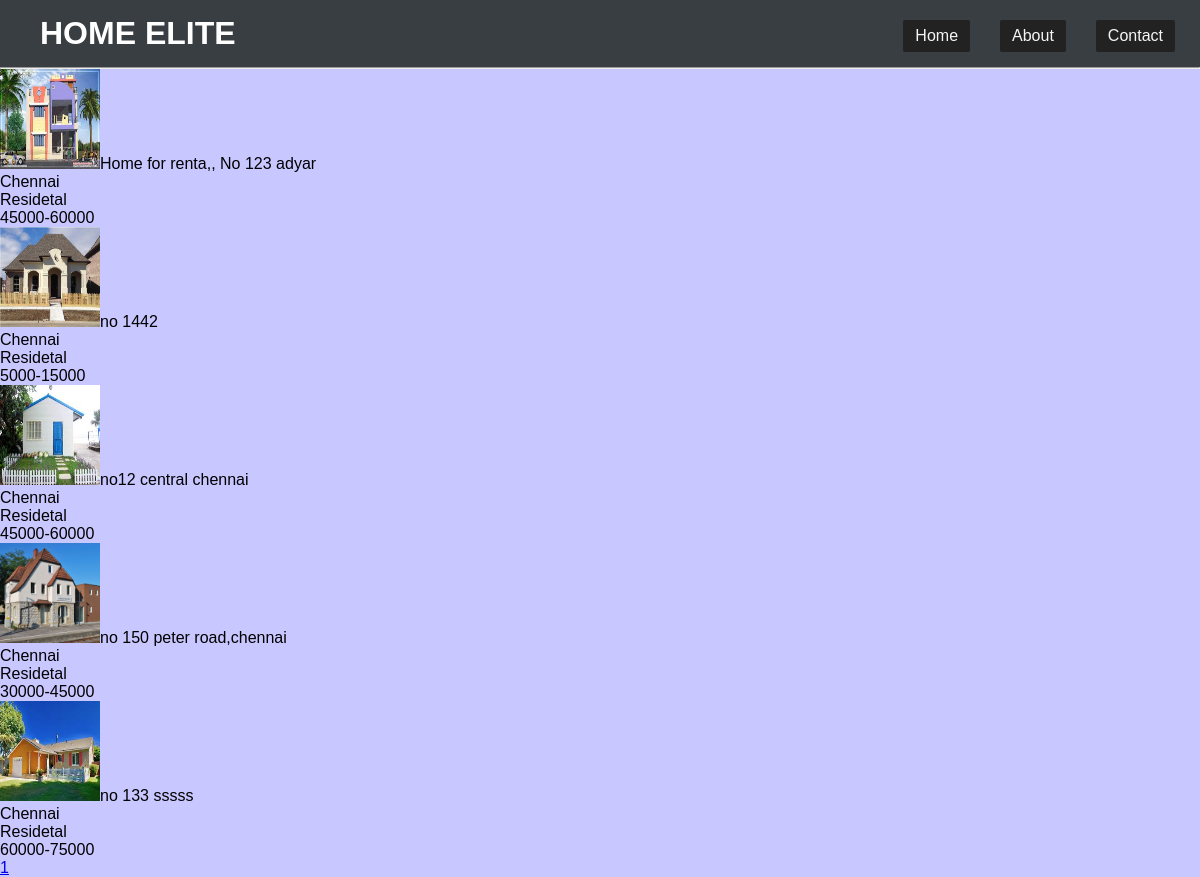
/property.php, run on the app's committed database.
### tables this page shows
CREATE TABLE IF NOT EXISTS `property` (
  `id` int(10) NOT NULL,
  `details` varchar(100) NOT NULL,
  `city` varchar(20) NOT NULL,
  `type` varchar(20) NOT NULL,
  `ranges` varchar(100) NOT NULL,
  `contactno` varchar(12) NOT NULL,
  `email` varchar(30) NOT NULL,
  `image` varchar(200) NOT NULL
);

### property.php (the view, shortened to what this page needs)
<!DOCTYPE html>
<html lang="en">
<head>
	<link rel="stylesheet" href="ad.css"/>
</head>
<body>
<div class="topnav">
        <header>
            <h1>HOME ELITE</h1>
            <ul>
                <li><a class="active" href="home.php">Home</a></li>
                <li><a href="about.php">About</a></li>
                <li><a href="contact.php">Contact</a></li>
            </ul>
        </header>
</div>
    <hr>
	<?php
require 'dbcon/config.php';
$number_of_result=5;
$query="select * from property where type='Residetal';";
$query_run=mysqli_query($con,$query);
$page=mysqli_num_rows($query_run);
$number_page=$page/$number_of_result;
$total_page=ceil($number_page);
if(!isset($_GET['pages'])){
	$page=1;
}else{
	$page=$_GET['pages'];
}
 $this_page_first_result=($page-1)*$number_of_result;
$querys="SELECT * FROM property WHERE type='Residetal' LIMIT ".$this_page_first_result.','.$number_of_result;
$results=mysqli_query($con,$querys);
foreach($results as $result){
 echo "<div>";
 echo "<img src='".$result['image']."' height='100px' width='100px'>";
 echo "<span>".$result['details']."</span><br>";
 echo "<span>".$result['city']."</span><br>";
 echo "<span>".$result['type']."</span><br>";
 echo "<span>".$result['ranges']."</span><br>";
 echo "</div>";
}
for($pages=1; $pages<=$total_page; $pages++){
 echo '<a href="property.php?pages='.$pages.'">'.$pages.'</a>'."   ";
}?>
</body>
</html>

### ad.css (style rules this page uses)
* { margin: 0; padding: 0; }
body { font-family: sans-serif; background-color: #0b00ff38; background-repeat: no-repeat; background-size: cover; }
.topnav { background:rgba(56,62,66,1); color: white; padding:10px; overflow: hidden; box-sizing:border-box; }
.topnav header h1 { margin: 5px 0 0 30px; float:left; }
.topnav header ul { float: right; list-style: none; margin: 5px 0 0 30px; }
.topnav header ul li { float: left; margin: 0 10px; }
.topnav header ul li a { padding: 7px 12px; margin: 5px; color: whitesmoke; background: #232222; display:block ; text-decoration: none; border-radius: 2px; transition: all .5s; }

### data on the page
property: image (picture), details "Home for renta,, No 123 adyar", city "Chennai", type "Residetal", ranges "45000-60000"
property: image (picture), details "no 1442", city "Chennai", type "Residetal", ranges "5000-15000"
property: image (picture), details "no12 central chennai", city "Chennai", type "Residetal", ranges "45000-60000"
property: image (picture), details "no 150 peter road,chennai", city "Chennai", type "Residetal", ranges "30000-45000"
property: image (picture), details "no 133 sssss", city "Chennai", type "Residetal", ranges "60000-75000"
